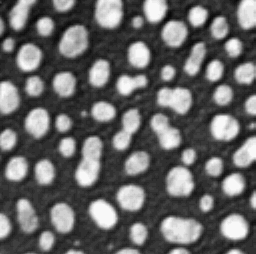
#> input picture BLG 453E Computer Vision/Homework 5/blob.png, 256 x 254 px
$ python hw5_q2.py
#> lines starting #> are read from the running program, lines starting #| are printed output that depends on the picture
import cv2
import numpy as np
from matplotlib import pyplot as plt

I=cv2.imread("blob.png",0)
#> I is the input picture: shape (254, 256); min 8, max 248, mean 103.3

pdf,Bins,Patches=plt.hist([a for a in I.ravel()],256,[0,256],[0,1],color = "blue")  #pdf of image is calculated
#> pdf = 256 values, max 0.16 at index 48, min 0 at index 0, mean 0.00391; Bins = 257 values from 0 to 256; Patches = 256 items
plt.title("Histogram")
plt.show()
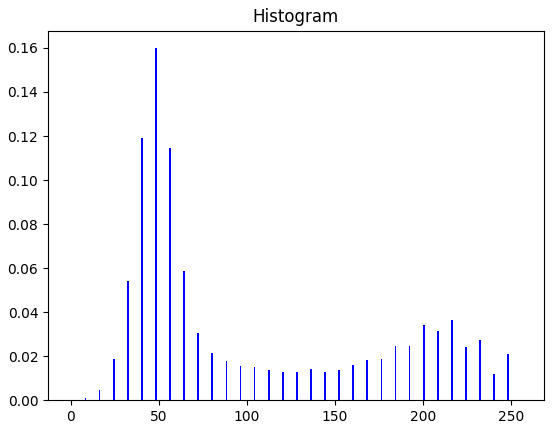
#> figure drawn by matplotlib, 1 panel; tallest bar 0.16 high, from x = 48 to 49

maxBCV=0  #between class variance value
optimumTs=(0,2)

mmG=0
for i in range(len(pdf)):  #mean global intensity calculation
    mmG+=i*pdf[i]
#> this loop made 256 passes
#> mmG on passes 1 to 3: 0, 0, 0
#> after the loop, mmG = 103.3

mG=(1/np.sum(pdf))*mmG
#> mG = 103.3

for a in range(len(pdf)-2):       #to find threshold possible values are iterated through
    for b in range(a+2,len(pdf)-1):

        P1=np.sum(pdf[:a+1])     #probability distribution of each class
        P2=np.sum(pdf[a+1:b+1])
        P3=np.sum(pdf[b+1:])

        mm1=0
        mm2=0
        mm3=0

        for i in range(0,a+1): #mean intensity of each class
            mm1+=i*pdf[i]
        for i in range(a+1,b+1):
            mm2+=i*pdf[i]
#> (the run stopped early here; a loop or call above may not have finished)
